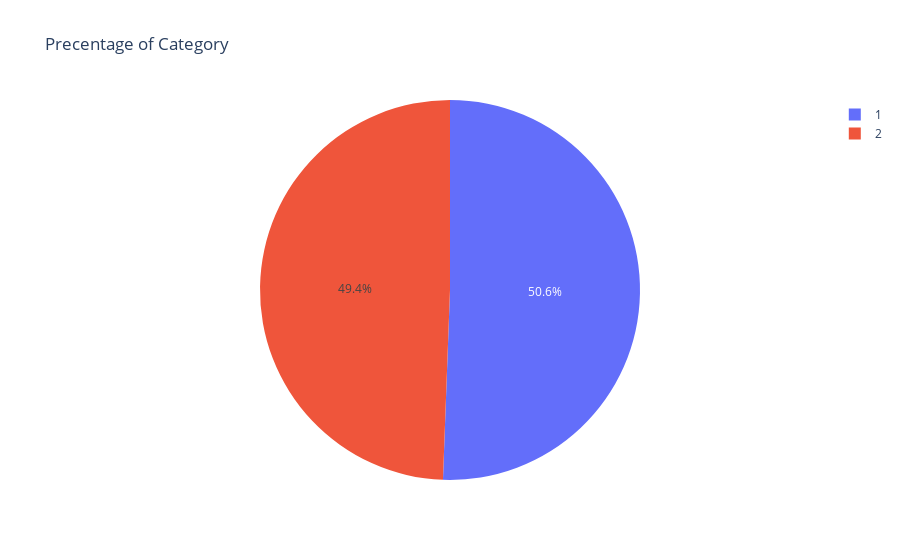

The notebook cell this image was saved under:
### Code cell
px.pie(df_drop2, names = "Kategori", title = "Precentage of Category")

### Figure 1 — Plotly figure (JSON) as saved in the notebook; plotly's stock layout.template omitted (floating-point values rounded to 4 significant figures; data arrays with more than 128 entries replaced by an {"elided": "..."} marker saying what was removed)
{"data": [{"domain": {"x": [0, 1], "y": [0, 1]}, "hovertemplate": "Kategori=%{label}<extra></extra>", "labels": {"elided": "9830 int values"}, "legendgroup": "", "name": "", "showlegend": true, "type": "pie"}], "layout": {"legend": {"tracegroupgap": 0}, "title": {"text": "Precentage of Category"}}}
